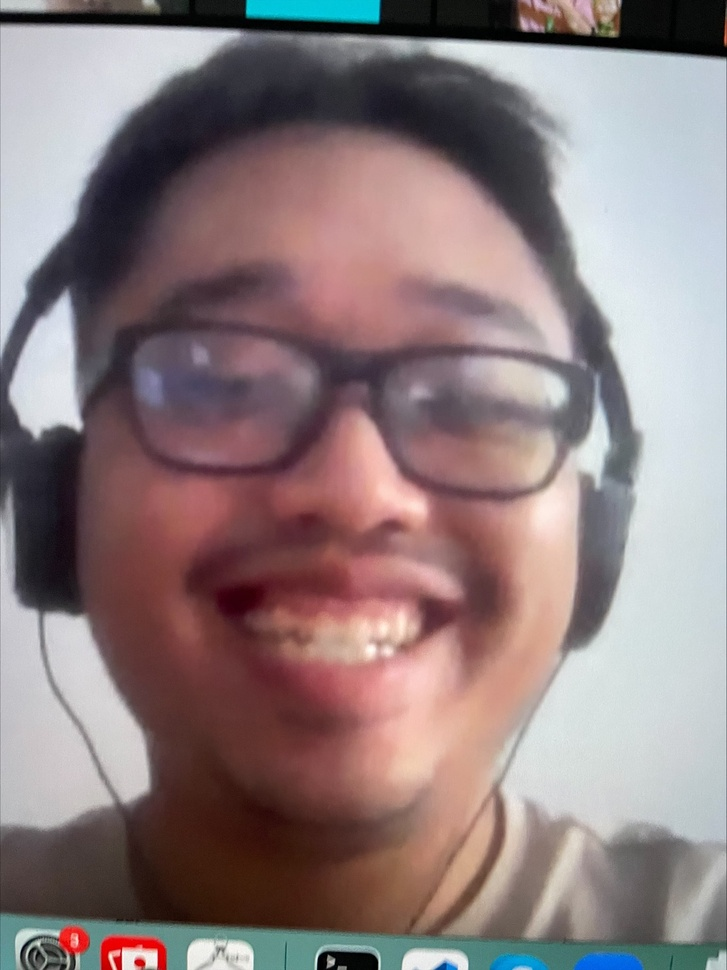
#> input picture test.jpg, 727 x 970 px, shrunk from 1536 x 2048 before the run
$ jupyter execute --allow-errors Project.ipynb   (shell and % lines are left out)
#> lines starting #> are read from the running program, lines starting #| are printed output that depends on the picture
[cell 1]
import numpy as np
import time
import matplotlib
import matplotlib.pyplot as plt

size = 5
kernel_template = np.hstack((np.ones((1,int((size-1)/2)+1)),np.zeros((1,int((size-1)/2)))))
print("=====")
print(kernel_template)
pad = np.zeros((1,size))
print("=====")
print(pad)
kernel = np.tile(kernel_template, (int((size-1)/2)+1,1))
print("=====")
print(kernel)
kernel = np.vstack((kernel, np.tile(pad, (int((size-1)/2),1))))
print("=====")
print(kernel)
average = kernel/np.sum(kernel)
print(average)


kernelstack = np.empty((4,size,size))
kernelstack[0] = average			              # a
kernelstack[1] = np.fliplr(kernel)	        # b
kernelstack[2] = np.flipud(kernel)	        # c
kernelstack[3] = np.fliplr(kernelstack[2])	# d
print("====")
print(kernelstack)
# [ a  a  ab   b  b]
# [ a  a  ab   b  b]
# [ac ac abcd bd bd]
# [ c  c  cd   d  d]
# [ c  c  cd   d  d]

[cell 2]
def conv2d(image, kernel):
    m, n = kernel.shape
    # pad = np.zeros((image.shape[0] + m-1, image.shape[1] + n-1, 3))
    # pad[(m-1)/2:-(n-1)/2, (m-1)/2:-(n-1)/2] = image
    # image = image[int((m-1)/2):-int((n-1)/2), int((m-1)/2):-int((n-1)/2)]
    # print(kernel.shape)
    if (m == n):
        y, x = image.shape
        y = y - m + 1
        x = x - m + 1
        new_image = np.zeros((y ,x))
        # print (new_image.shape)
        for i in range(y):
            for j in range(x):
                new_image[i][j] = np.sum(image[i:i+m, j:j+n]*kernel)
        pad = np.zeros((new_image.shape[0] + m-1, new_image.shape[1] + n-1))
        pad[int((m-1)/2):-int((n-1)/2), int((m-1)/2):-int((n-1)/2)] = new_image
        new_image = pad
    return new_image

def Kuwahara(image, size, v_= None):

    image = image.astype(np.float64)
    output = np.zeros(image.shape)
    mean = np.zeros([4, image.shape[0],image.shape[1]])
    std = mean.copy()

    kernel_template = np.hstack((np.ones((1,int((size-1)/2)+1)),np.zeros((1,int((size-1)/2)))))
    # =====
    # [[1. 1. 1. 0. 0.]]
    pad = np.zeros((1,size))
    # =====
    # [[0. 0. 0. 0. 0.]]
    kernel = np.tile(kernel_template, (int((size-1)/2)+1,1))
    # =====
    # [[1. 1. 1. 0. 0.]
    # [1. 1. 1. 0. 0.]
    # [1. 1. 1. 0. 0.]]
    kernel = np.vstack((kernel, np.tile(pad, (int((size-1)/2),1))))
    # =====
    # [[1. 1. 1. 0. 0.]
    # [1. 1. 1. 0. 0.]
    # [1. 1. 1. 0. 0.]
    # [0. 0. 0. 0. 0.]
    # [0. 0. 0. 0. 0.]]
    # =====
    average = kernel/np.sum(kernel)
    # =====
    # [[0.11111111 0.11111111 0.11111111 0.         0.        ]
    # [0.11111111 0.11111111 0.11111111 0.         0.        ]
    # [0.11111111 0.11111111 0.11111111 0.         0.        ]
    # [0.         0.         0.         0.         0.        ]
    # [0.         0.         0.         0.         0.        ]]
    # ====

    kernelstack = np.empty((4,size,size))
    kernelstack[0] = average			              # a
    kernelstack[1] = np.fliplr(average)	        # b
    kernelstack[2] = np.flipud(average)	        # c
    kernelstack[3] = np.fliplr(kernelstack[2])	# d

    # [ a  a  ab   b  b]
    # [ a  a  ab   b  b]
    # [ac ac abcd bd bd]
    # [ c  c  cd   d  d]
    # [ c  c  cd   d  d]

    for i in range(4):
        mean[i] = conv2d(image, kernelstack[i]) 	                 # mean
        std[i] = conv2d(image**2, kernelstack[i]) - mean[i]**2 		 # variance

    if v_ is not None:
      indices = np.argmin(v_,0)
      for i in range(image.shape[0]):
          for k in range(image.shape[1]):
              output[i,k] = mean[indices[i,k], i,k].astype('uint8')
    else:
      indices = np.argmin(std,0)

      for i in range(image.shape[0]):
          for k in range(image.shape[1]):
              output[i,k] = mean[indices[i,k], i,k]

    return output, std

[cell 3]
def rgb_to_hsv(r, g, b):
    r, g, b = r/255.0, g/255.0, b/255.0
    mx = max(r, g, b)
    mn = min(r, g, b)
    df = mx-mn
    # print(mx)
    if mx == mn:
        h = 0.0
    elif mx == r:
        h = 60*((g-b)/df % 6)

    elif mx == g:
        h = 60*((b-r)/df + 2)

    elif mx == b:
        h = 60*((r-g)/df + 4)

    if mx == 0.0:
        s = 0.0
    else:
        s = (df/mx)
    v = mx
    return h, s, v

# [21 lines left out: function hsv_to_rgb, not called in this run]

[cell 4]
original = matplotlib.image.imread('test.jpg')
#> original is the input picture: shape (970, 727, 3); mean R, G, B 141.5, 124.8, 126
original = original[::7, ::7]
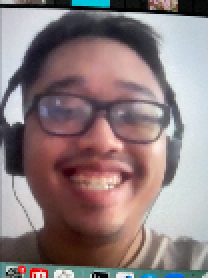
#> original: shape (139, 104, 3) (shown 2 times larger); mean R, G, B 141.1, 124.6, 125.7
print(original.shape)
#| (139, 104, 3)
imgage = original
size = 5
pad_size = int((size -1)/2)
pad = np.zeros((original.shape[0] + size-1, original.shape[1] + size-1, 3))
pad[pad_size:-pad_size, pad_size:-pad_size] = original
imgage = pad

# original =(original[:, :, :3]).astype('uint8')
r,g,b = imgage[:,:,0], imgage[:,:,1], imgage[:,:,2]
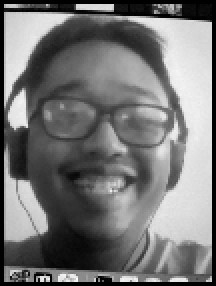
#> b: shape (143, 108) float64 (shown 2 times larger); min 0, max 254, mean 117.7

r = r.reshape(imgage.shape[0]*imgage.shape[1]).astype(float)
#> r = 15444 values, max 255 at index 9779, min 0 at index 0, mean 132
g = g.reshape(imgage.shape[0]*imgage.shape[1]).astype(float)
#> g = 15444 values, max 254 at index 15050, min 0 at index 0, mean 116.6
b = b.reshape(imgage.shape[0]*imgage.shape[1]).astype(float)
#> b = 15444 values, max 254 at index 15050, min 0 at index 0, mean 117.7

h,s,v = [],[],[]
for idx, (ir,ig,ib) in enumerate(zip(list(r),list(g),list(b))):
  # print(ir)
  i_h,i_s,i_v = rgb_to_hsv(ir,ig,ib)
  h.append(i_h)
  s.append(i_s)
  v.append(i_v)


# r = Kuwahara(r,size)
# g = Kuwahara(g,size)
# b = Kuwahara(b,size)

h,s,v = np.array(h).reshape((-1, 1)), np.array(s).reshape((-1, 1)),np.array(v).reshape((-1, 1))
# print(h.shape)
h = h.reshape( (imgage.shape[0], imgage.shape[1]) )
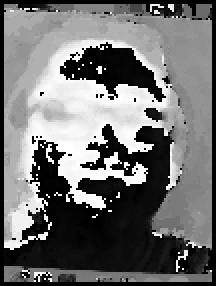
#> h: shape (143, 108) float64 (shown 2 times larger); min 0, max 359.7, mean 159.3; drawn with min black and max white
s = s.reshape( (imgage.shape[0], imgage.shape[1]) )
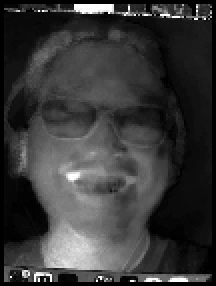
#> s: shape (143, 108) float64 (shown 2 times larger); min 0, max 1, mean 0.223
v = v.reshape( (imgage.shape[0], imgage.shape[1]) )
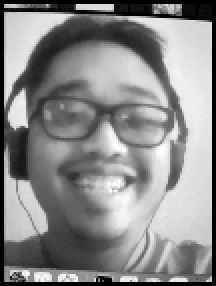
#> v: shape (143, 108) float64 (shown 2 times larger); min 0, max 1, mean 0.542

r = r.reshape( (imgage.shape[0], imgage.shape[1]) )
g = g.reshape( (imgage.shape[0], imgage.shape[1]) )
b = b.reshape( (imgage.shape[0], imgage.shape[1]) )

# print(h.shape)
v, v_s = Kuwahara(v,size)
#> in Kuwahara, `indices = np.argmin(std,0)`:
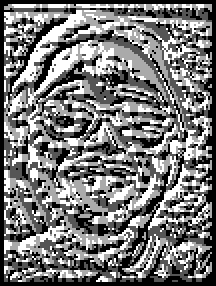
#> indices: shape (143, 108) int64 (shown 2 times larger); min 0, max 3, mean 1.42; drawn with min black and max white
r, _ = Kuwahara(r,size,v_s)
#> call 2 of Kuwahara, with size = 5, v_ = array of shape (4, 143, 108)
#> after the loop in Kuwahara (call 2), `for i in range(image.shape[0]):`:
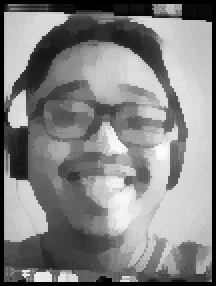
#> output: shape (143, 108) float64 (shown 2 times larger); min 0, max 251, mean 132.2
g, _ = Kuwahara(g,size,v_s)
#> call 3 of Kuwahara, with size = 5, v_ = array of shape (4, 143, 108)
#> after the loop in Kuwahara (call 3), `for i in range(image.shape[0]):`:
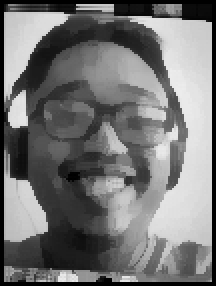
#> output: shape (143, 108) float64 (shown 2 times larger); min 0, max 236, mean 116.4
b, _ = Kuwahara(b,size,v_s)

# [15 lines of commented-out code are left out]

[cell 5]
r_ = (r).astype('uint8')
g_ = (g).astype('uint8')
b_ = (b).astype('uint8')
print(r[40:70])
#> (printed output is left out)
# [5 lines of commented-out code are left out]

[cell 6]
output = np.zeros(original.shape)
pad = int((size-1)/2)
output = np.dstack((r_[pad:-pad], g_[pad:-pad], b_[pad:-pad]))
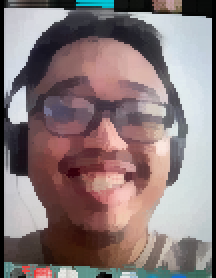
#> output: shape (139, 108, 3) (shown 2 times larger); mean of channels 0, 1, 2 136, 119.8, 120.5; drawn as R, G, B
# output = np.dstack((h[pad:-pad], s[pad:-pad], v[pad:-pad]))

# output[:,:,0], output[:,:,1], output[:,:,2] = r,g,b
fig = plt.figure(figsize=(30, 60))
# fig.figure(figsize=(10, 20)
ax1 = fig.add_subplot(1,2,2)
ax1.imshow(output)
ax2 = fig.add_subplot(1,2,1)
ax2.imshow(original)

#GPU

[cell 7]
import numba
from numba import cuda
import cv2
import matplotlib
import numpy as np
import time
import matplotlib.pyplot as plt

[cell 8]
# [59 lines left out: functions rgb_to_hsv, hsv_to_rgb, not called in this run]

[cell 9]
# [49 lines left out: function Kuwahara_v, not called in this run]

# Main GPU

[cell 10]
import math

img = plt.imread('test.jpg')

img = img[::5, ::5]

size = int(13)
pad_size = size

pad_size = int((size -1)/2)
pad = np.zeros((img.shape[0] + size-1, img.shape[1] + size-1, 3))
pad[pad_size:-pad_size, pad_size:-pad_size] = img
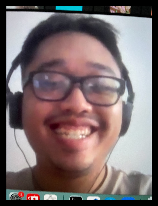
#> pad: shape (206, 158, 3) float64; mean R, G, B 123.2, 108.7, 109.7

h, w, _ = pad.shape

#> (the rest of this cell did not finish here and is left out)
